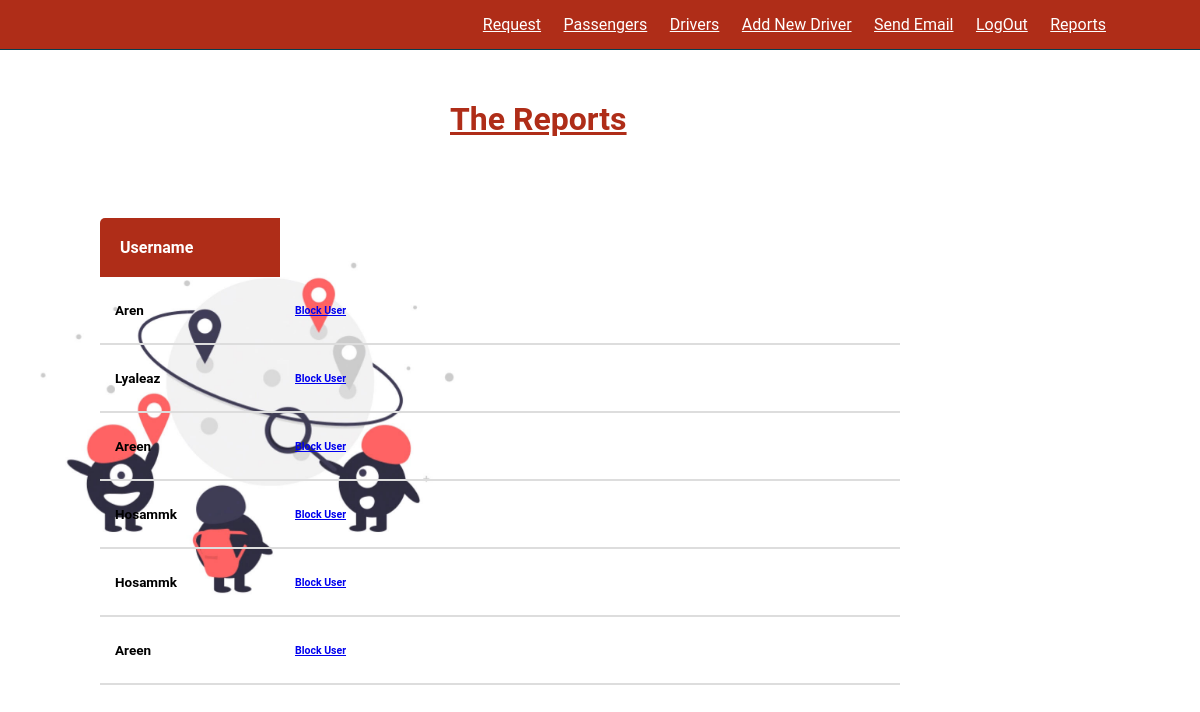
The page /AdminReports/ on the database its author committed.
### project/models.py (models this page shows)
class Report(models.Model):
    UserName=models.CharField(max_length=100,default='')
    class Meta:
        db_table = 'Reports'

### project/views.py (the view)
# urls.py: path('AdminReports/',views.AdminReports,name="AdminReports"),
def AdminReports(request):
    reports=Report.objects.all()
    return render(request,'project/AdminReports.html',{'users':reports})

### project/templates/project/AdminReports.html (shortened to what this page needs)
{% load static %}
<!DOCTYPE html>
<html>
    <head>
        <link rel="stylesheet" href="">
    </head>
<body  style="background-image:url('{% static 'img/unnamed.jpg' %}'); background-repeat: no-repeat; background-size:100%;">
  <div class="A" >
   <h1> The Reports </h1>
  </div>
<table class="content-table">
        <thead>
                <tr>
                  <th>username</th>
                </tr>
              </thead>
            {% for user in users %}
            <td>  <h2> {{user.UserName}} </h2> </td>
                <td> <a href="{% url 'Block' user.id %}"> <h3> Block user </h3> </a> </td>
            {% endfor %}
        <header class="header">
            <nav class="navbar">
                <a href="/Request/">Request</a>
                <a href="/deluser/">Passengers</a>
                <a href="/DriverDetails/">Drivers</a>
                <a href="/AddNewDriver/">Add New Driver</a>
                <a href="/SendMail/">Send Email</a>
                <a href="/logoutUser">LogOut</a>
                <a href="/AdminReports/">Reports</a>
            </nav>
        </header>
    </body>
</html>

### project/templates/project/AdminReports.html (style rules this page uses)
div { color: #AF2D18; text-decoration: underline; margin-left:450px; margin-top:100px; overflow: hidden; font-family: "Lucida Console", monospace; font-weight: bold; font-size: 1.6rem; }
:root { --main-color:#6283a1; --black: #13131a; --bg:#010103; --border: .1rem solid rgb(4, 62, 80); }
* { font-family: 'Roboto',sans-serif; margin: 0; padding: 0; box-sizing: border-box; outline: none; border: none; text-transform: capitalize; transition: .2s linear; }
html { font-size: 62.5%; overflow-x: hidden; scroll-padding-top: 9rem; scroll-behavior: smooth; }
.content-table { border-collapse: collapse; margin: 25px 20px; font-size: 0.9em; min-width: 800px; border-radius: 5px 5px 0 0; overflow: hidden; margin-left:100px; margin-top:80px; }
.content-table thead tr { font-family: sans-serif; background-color: #AF2D18; color: #ffffff; text-align: left; font-weight: bold; }
.content-table th { width: 180px; padding: 20px; font-size: 1.6rem; }
.content-table td { font-family: sans-serif; padding: 25px 15px; }
.header { background: #AF2D18; color: #000000; display: flex; align-items: center; justify-content: space-between; padding: 1.5rem 7%; border-bottom: var(--border); position: fixed; top: 0; left:0; right:0; z-index: 1000; }
.header .navbar a { margin: 0 1rem; font-size: 1.6rem; color:#fff; }

### rows shown on the page
Report: UserName "Aren"
Report: UserName "Lyaleaz"
Report: UserName "Areen"
Report: UserName "Hosammk"
Report: UserName "Hosammk"
Report: UserName "Areen"
